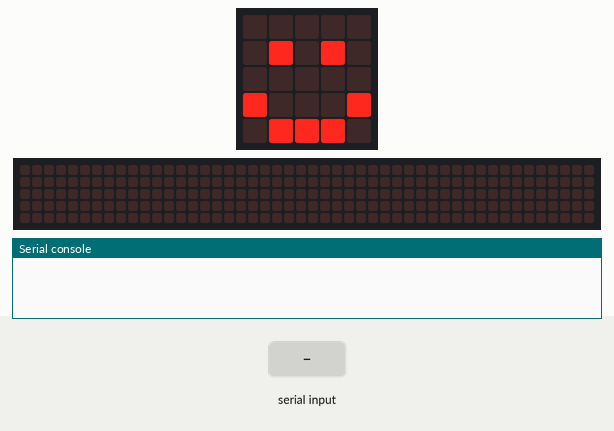
Recording of a program running on a simulated BBC micro:bit running MicroPython. On the bench: the board's 5×5 LED display, a strip that is not on the board, showing the scrolling text unrolled, the last lines printed to the serial console. Inputs (shaded band) come from the test bench. No radio messages arrive unless stated (any console line starting 'radio sent:' is added by the test bench); the 48×5 strip is a reading aid, not a part: it shows the text the display is scrolling, unrolled, one strip-width of it at a time.

Above: at 1.2 s.
1.3 s: "P" typed at the serial console
At 1.37 s:
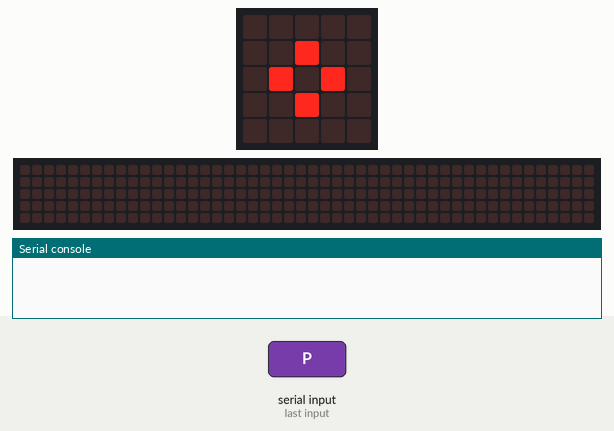
3.2 s: "C" typed at the serial console
At 3.39 s:
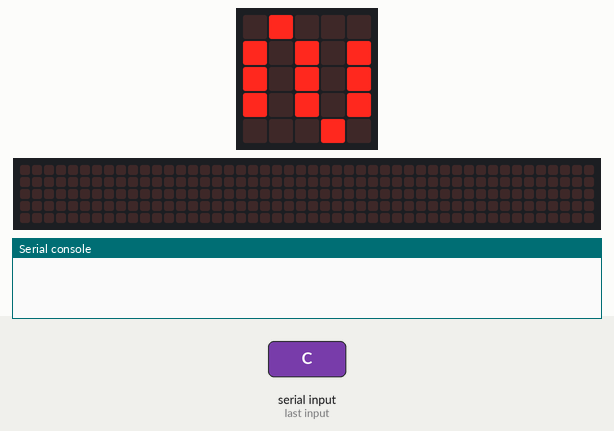
5.5 s: "D" typed at the serial console
At 5.59 s:
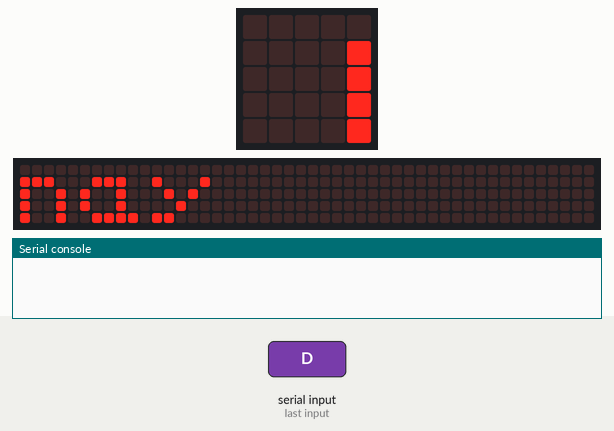
7.4 s: "F" typed at the serial console
At 9.3 s:
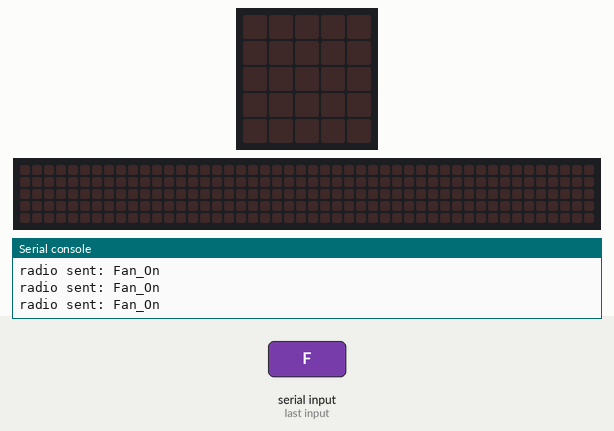
10.1 s: "S" typed at the serial console
At 11.3 s:
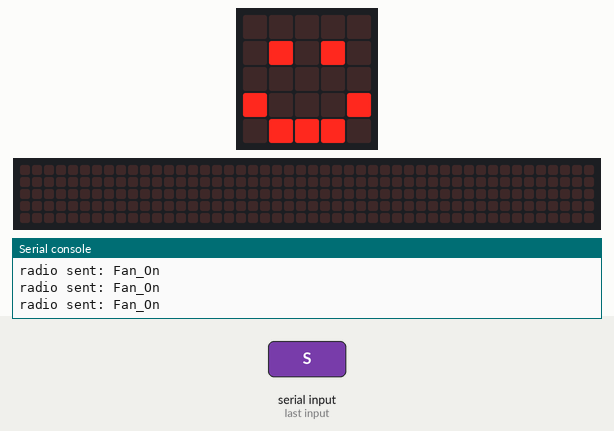
11.6 s: "W" typed at the serial console
At 12.6 s:
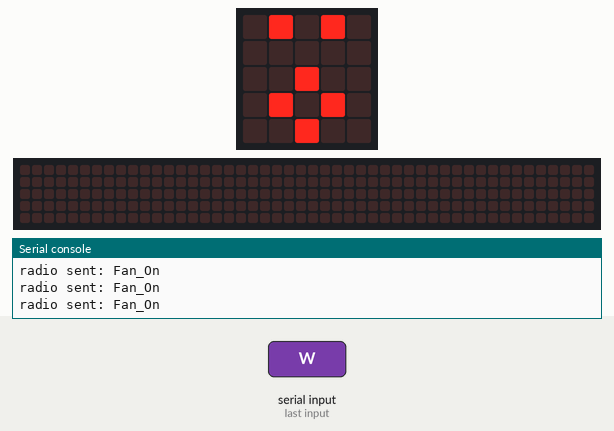
Timing chart, 0 to 14.1 s (numbered marks = the images above; inputs shaded):
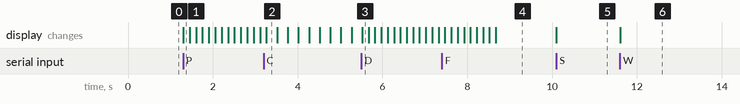

Measured:
- after the input at 1.3 s, the display: changes at once (image 1)
- after the input at 3.2 s, the display: changes after 0.07 s (image 2)
- after the input at 5.5 s, the display: changes at once (image 3)
- after the input at 7.4 s, the display: first differs from a run without the input after 1.3 s (image 4)
- after the input at 10.1 s, the display: changes at once (image 5)
- after the input at 11.6 s, the display: changes at once (image 6)

The program:

flashing_wave.py
```python
# Add your Python code here. E.g.
from microbit import *
import radio
radio.on()
radio.config(channel=43)

def show_wave(last_wave):
    wave1 = Image("09000:90909:90909:90909:00090")
    wave2 = Image("90009:09090:09090:09090:00900")
    wave3 = Image("00090:90909:90909:90909:09000")
    wave4 = Image("00900:09090:09090:09090:90009")

    if last_wave == 1:
        display.show(wave2)
        sleep(250)
        return 2

    if last_wave == 2:
        display.show(wave3)
        sleep(250)
        return 3

    if last_wave == 3:
        display.show(wave4)
        sleep(250)
        return 4

    if last_wave == 4:
        display.show(wave1)
        sleep(250)
        return 1

    return 1

def show_circling(last_circling):
    state1 = Image("00000:00000:00900:00000:00000")
    state2 = Image("00000:00900:09090:00900:00000")
    state3 = Image("00900:09090:90009:09090:00900")
    state4 = Image("09090:90009:00000:90009:09090")
    state5 = Image("90009:00000:00000:00000:90009")

    if last_circling == 1:
        display.show(state2)
        sleep(150)
        return 2

    if last_circling == 2:
        display.show(state3)
        sleep(150)
        return 3

    if last_circling == 3:
        display.show(state4)
        sleep(150)
        return 4

    if last_circling == 4:
        display.show(state5)
        sleep(150)
        return 5

    if last_circling == 5:
        display.show(state4)
        sleep(150)
        return 6

    if last_circling == 6:
        display.show(state3)
        sleep(150)
        return 7

    if last_circling == 7:
        display.show(state2)
        sleep(150)
        return 8

    if last_circling == 8:
        display.show(state1)
        sleep(150)
        return 1

    return 1

def show_state(state, last_wave, last_circling):
    if "C" == state:
        last_wave = show_wave(last_wave)
    if "D" == state:
        display.scroll("nay")
    if "S" == state:
        display.show(Image.HAPPY)
    if "W" == state:
        display.show(Image.SURPRISED)
    if "H" == state:
        display.show(Image.HEART)
    if "P" == state:
        last_circling = show_circling(last_circling)
    if "F" == state:
        radio.send('Fan_On')
    if "G" == state:
        radio.send('Fan_Off')
    if "A" == state:
        radio.send('Buzzer_On')
    if "B" == state:
        radio.send('Buzzer_Off')
    if "M" == state:
        radio.send('Music_On')
    if "N" == state:
        radio.send('Music_Off')

    return (last_wave, last_circling)

state = 'S'
last = {}
last['wave'] = 4
last['circling'] = 1

while True:
    uart.init()
    lw, lc = show_state(state, last['wave'], last['circling'])
    last['wave'] = lw
    last['circling'] = lc
    if uart.any():
        state = str(uart.read(1))[2]
```
